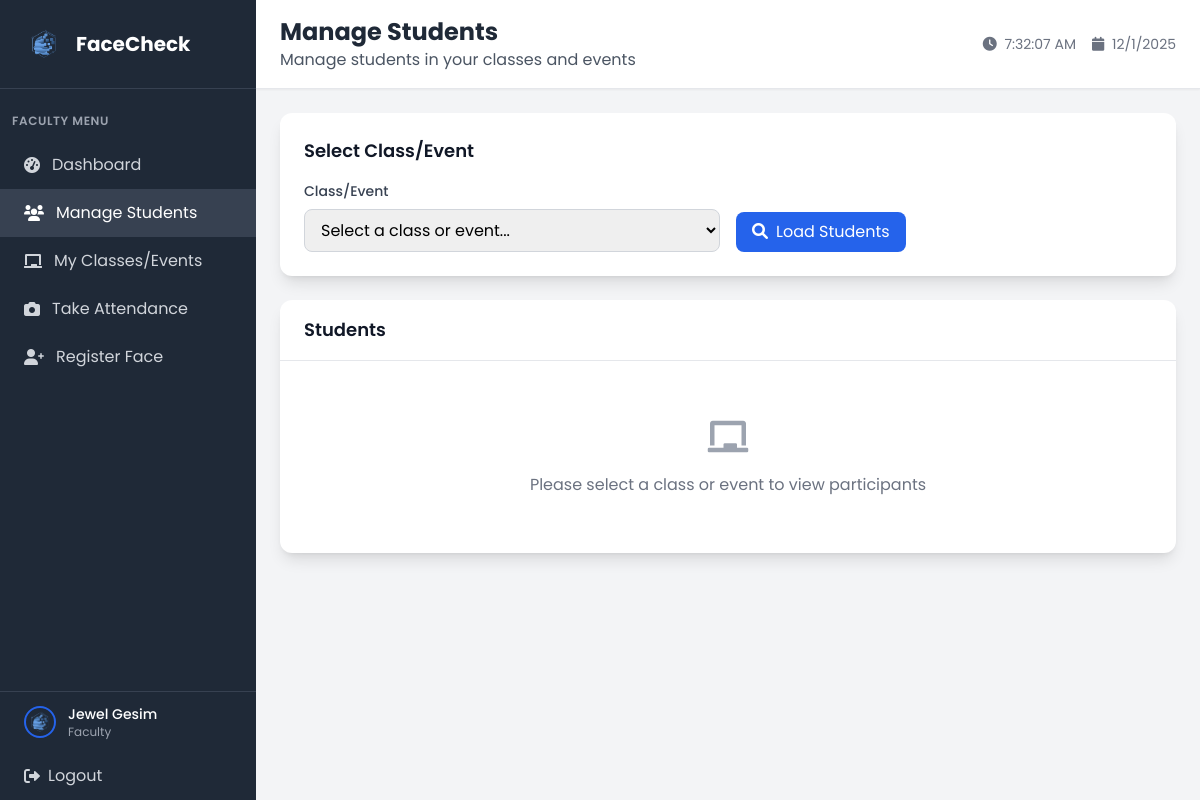
Screenshot of /manage_students (signed in) with the database file from the repository.
### tables this page shows
CREATE TABLE faculty (
            faculty_id INTEGER PRIMARY KEY AUTOINCREMENT,
            position VARCHAR(30) NOT NULL,
            user_id INTEGER NOT NULL, attendance_image VARCHAR(255), profile_picture VARCHAR(255),
            FOREIGN KEY (user_id) REFERENCES user(user_id)
        );

CREATE TABLE user (
            user_id INTEGER PRIMARY KEY AUTOINCREMENT,
            idno VARCHAR(20) NOT NULL UNIQUE,
            firstname VARCHAR(50) NOT NULL,
            lastname VARCHAR(50) NOT NULL,
            role VARCHAR(10) NOT NULL CHECK (role IN ('admin', 'faculty', 'student')),
            password VARCHAR(255) NOT NULL,
            created_at DATETIME DEFAULT CURRENT_TIMESTAMP,
            is_active BOOLEAN DEFAULT 1,
            dept_id INTEGER,
            FOREIGN KEY (dept_id) REFERENCES department(dept_id)
        );

### app.py (the view)
@app.route('/manage_students')
def faculty_manage_students():
    if 'user_id' not in session or session['role'] != 'faculty':
        return redirect(url_for('login'))
    conn = get_db_connection()
    try:
        conn.execute('ALTER TABLE faculty ADD COLUMN profile_picture VARCHAR(255)')
        conn.commit()
    except:
        pass  # Column already exists
    faculty = conn.execute('''
        SELECT f.faculty_id, u.firstname, u.lastname, u.idno, f.profile_picture FROM faculty f
        JOIN user u ON f.user_id = u.user_id
        WHERE u.user_id = ?
    ''', (session['user_id'],)).fetchone()
    if not faculty:
        conn.close()
        flash('Faculty record not found', 'error')
        return redirect(url_for('faculty_dashboard'))
    classes = conn.execute('''
        SELECT c.class_id, c.class_name, c.edpcode
        FROM class c
        WHERE c.faculty_id = ?
        ORDER BY c.class_name
    ''', (faculty['faculty_id'],)).fetchall()
    events = conn.execute('''
        SELECT e.event_id, e.event_name, e.event_date
        FROM event e
        WHERE e.faculty_id = ?
        ORDER BY e.event_date DESC
    ''', (faculty['faculty_id'],)).fetchall()
    conn.close()
    return render_template('faculty/faculty_manage_students.html', classes=classes, events=events, faculty=faculty)

### app.py (called while the page is built)
def get_db_connection():
    try:
        conn = sqlite3.connect('facecheck.db', timeout=30.0)
        conn.row_factory = sqlite3.Row
        conn.execute('PRAGMA foreign_keys = ON')
        try:
            cur = conn.cursor()
            cur.execute("PRAGMA table_info(faculty)")
            columns = [row[1] for row in cur.fetchall()]
            if 'attendance_image' not in columns:
                cur.execute("ALTER TABLE faculty ADD COLUMN attendance_image VARCHAR(255)")
                conn.commit()
        except Exception:
            pass
        return conn
    except sqlite3.Error as e:
        print(f"Database connection error: {e}")
        raise

### templates/faculty/faculty_manage_students.html (shortened to what this page needs)
<!DOCTYPE html>
<html lang="en">
<head>
    <script src="https://cdn.tailwindcss.com"></script>
    <link href="https://cdnjs.cloudflare.com/ajax/libs/font-awesome/6.0.0/css/all.min.css" rel="stylesheet">
    <link rel="stylesheet" href="{{ url_for('static', filename='css/global.css') }}">
</head>
<body class="bg-gray-100">
    <div class="flex h-screen">
        <div class="w-64 bg-gray-800 text-white">
            <div class="p-6 border-b border-gray-700">
                <div class="flex items-center">
                    <img src="{{ url_for('static', filename='img/FaceCheck_Logo.png') }}" alt="FaceCheck logo" class="w-10 h-10 mr-3">
                    <h1 class="text-xl font-bold">FaceCheck</h1>
                </div>
            </div>
            <nav class="mt-6">
                <div class="px-3">
                    <div class="text-xs font-semibold text-gray-400 uppercase tracking-wider mb-3">Faculty Menu</div>
                </div>
                <a href="{{ url_for('faculty_dashboard') }}" class="flex items-center px-6 py-3 text-gray-300 hover:bg-gray-700 hover:text-white transition duration-200">
                    <i class="fas fa-tachometer-alt mr-3"></i>
                    Dashboard
                </a>
                <a href="/manage_students" class="flex items-center px-6 py-3 bg-gray-700 text-white">
                    <i class="fas fa-users mr-3"></i>
                    Manage Students
                </a>
                <a href="{{ url_for('faculty_my_classes') }}" class="flex items-center px-6 py-3 text-gray-300 hover:bg-gray-700 hover:text-white transition duration-200">
                    <i class="fas fa-chalkboard mr-3"></i>
                    My Classes/Events
                </a>
                <a href="/attendance" class="flex items-center px-6 py-3 text-gray-300 hover:bg-gray-700 hover:text-white transition duration-200">
                    <i class="fas fa-camera mr-3"></i>
                    Take Attendance
                </a>
                <a href="/faculty/register_face" class="flex items-center px-6 py-3 text-gray-300 hover:bg-gray-700 hover:text-white transition duration-200">
                    <i class="fas fa-user-plus mr-3"></i>
                    Register Face
                </a>
            </nav>
            <div class="absolute bottom-0 w-64 border-t border-gray-700">
                <a href="{{ url_for('faculty_profile') }}" class="flex items-center px-6 py-3 hover:bg-gray-700 transition duration-200">
                    {% if faculty.profile_picture %}
                    <img src="{{ url_for('static', filename='profile_pictures/' + faculty.profile_picture) }}"
                         alt="{{ faculty.firstname }} {{ faculty.lastname }}"
                         class="w-8 h-8 rounded-full object-cover border-2 border-blue-600 mr-3"
                         onerror="this.onerror=null; this.style.display='none'; this.nextElementSibling.style.display='flex';">
                    {% else %}
                    <div class="w-8 h-8 bg-blue-600 rounded-full flex items-center justify-center mr-3">
                        <span class="text-white text-sm font-bold">{{ faculty.firstname[0] }}{{ faculty.lastname[0] }}</span>
                    </div>
                    {% endif %}
                    <div>
                        <div class="text-sm font-medium">{{ faculty.firstname }} {{ faculty.lastname }}</div>
                        <div class="text-xs text-gray-400">Faculty</div>
                    </div>
                </a>
                <a href="{{ url_for('logout') }}" class="flex items-center px-6 py-3 text-gray-300 hover:bg-gray-700 hover:text-white transition duration-200">
                    <i class="fas fa-sign-out-alt mr-2"></i>
                    Logout
                </a>
            </div>
        </div>
        <div class="flex-1 flex flex-col overflow-hidden">
            <header class="bg-white shadow-sm border-b border-gray-200">
                <div class="px-6 py-4">
                    <div class="flex items-center justify-between">
                        <div>
                            <h2 class="text-2xl font-bold text-gray-800">Manage Students</h2>
                            <p class="text-gray-600">Manage students in your classes and events</p>
                        </div>
                        <div class="flex items-center space-x-4">
                            <div class="text-sm text-gray-500">
                                <i class="fas fa-clock mr-1"></i>
                                <span id="currentTime"></span>
                            </div>
                            <div class="text-sm text-gray-500">
                                <i class="fas fa-calendar mr-1"></i>
                                <span id="currentDate"></span>
                            </div>
                        </div>
                    </div>
                </div>
            </header>
            <main class="flex-1 overflow-y-auto p-6">
                <div class="bg-white rounded-xl shadow-lg p-6 mb-6">
                    <h3 class="text-lg font-semibold text-gray-900 mb-4">Select Class/Event</h3>
                    <div class="grid grid-cols-1 md:grid-cols-2 gap-4">
                        <div>
                            <label class="block text-sm font-medium text-gray-700 mb-2">Class/Event</label>
                            <select id="classSelect" class="w-full px-3 py-2 border border-gray-300 rounded-lg focus:ring-2 focus:ring-blue-500 focus:border-blue-500">
                                <option value="">Select a class or event...</option>
                            </select>
                        </div>
                        <div class="flex items-end">
                            <button id="loadStudents" class="bg-blue-600 text-white px-4 py-2 rounded-lg hover:bg-blue-700 transition duration-200">
                                <i class="fas fa-search mr-2"></i><span id="loadButtonText">Load Students</span>
                            </button>
                        </div>
                    </div>
                </div>
                <div class="bg-white rounded-xl shadow-lg">
                    <div class="px-6 py-4 border-b border-gray-200">
                        <div class="flex items-center justify-between">
                            <h3 class="text-lg font-semibold text-gray-900" id="sectionTitle">Students</h3>
                        </div>
                    </div>
                    <div class="p-6">
                        <div id="noSelectionMessage" class="text-center py-8">
                            <i class="fas fa-chalkboard text-gray-400 text-4xl mb-4"></i>
                            <p class="text-gray-500">Please select a class or event to view participants</p>
                        </div>
                    </div>
                </div>
            </main>
        </div>
    </div>
</body>
</html>

### static/css/global.css (style rules this page uses)
html, body, button, input, textarea, select { font-family: 'Poppins', 'Segoe UI', sans-serif !important; }

### rows the page displays
faculty: profile_picture (picture)
user: firstname "Jewel", lastname "Gesim"
